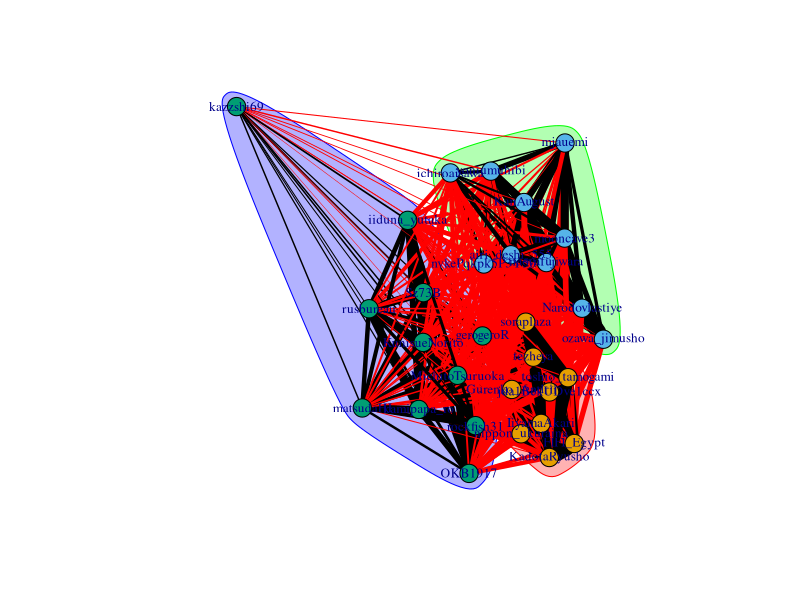

Reproduce this figure in R.
library(dplyr)
library(readr)
library(igraph)
library(tidyr)
library(tidyverse)
library(ggraph)

# データの読み込み
# 頂点になるアカウントの名前
accounts <- read_csv("data/accounts.csv", col_names = T)
accounts <- accounts$screen_name
# 辺リスト
edge_list <- read_csv(
  "data/edge_list.csv",
  col_names = c("from", "to", "weight")
)
# 頂点数
N <- max(edge_list[, 1:2]) - min(edge_list[, 1:2]) + 1

# MDMCの結果
belongingness <- read_csv("data/f_main_belongingness.csv", col_names = c("node", "cluster"))

# 隣接行列
adj <- data.frame(matrix(0, nrow = N, ncol = N))
# 重みの切り捨て基準
# この重み以下の辺は削除
weight_cut_off <- 0
# 隣接行列作成
for (i in 1:nrow(edge_list)) {
  if (edge_list$weight[i] > weight_cut_off) {
    adj[edge_list$from[i], edge_list$to[i]] <- edge_list$weight[i]
    adj[edge_list$to[i], edge_list$from[i]] <- edge_list$weight[i]
  } else {
    adj[edge_list$from[i], edge_list$to[i]] <- 0
    adj[edge_list$to[i], edge_list$from[i]] <- 0
  }
}
# 辺を持たない頂点を削除
k <- 0
for (i in 1:N) {
  i <- i - k
  if ((sum(adj[i,]) + sum(adj[,i])) == 0) {
    adj <- adj[-i,]
    adj <- adj[,-i]
    accounts <- accounts[-i]
    belongingness[-i, ]
    k <- k + 1
  }
}
N <- N - k # 頂点数調整

# グラフ作成
adj <- as.matrix(adj)
g <- graph_from_adjacency_matrix(adj, mode = "undirected", weighted = T)
# 辺の重みで辺の太さを調整
E(g)$width <- sqrt(E(g)$weight) / 2
# 頂点のラベルにアカウント名付与
V(g)$name <- accounts

# コミュニティ抽出
# louvain法
louvain <- cluster_louvain(g)
# MDMC
clusters <- sort(unique(belongingness$cluster))
membership <- c()
for (i in 1:N) {
  membership <- c(membership, which(clusters == belongingness$cluster[i]))
}
mdmc <- make_clusters(g, membership)

# プロット
set.seed(1)
png("data/plot.png", width = 1000, height = 1000)
plot(mdmc, g,  vertex.size = 10, vertex.label.cex = .8)
dev.off()
